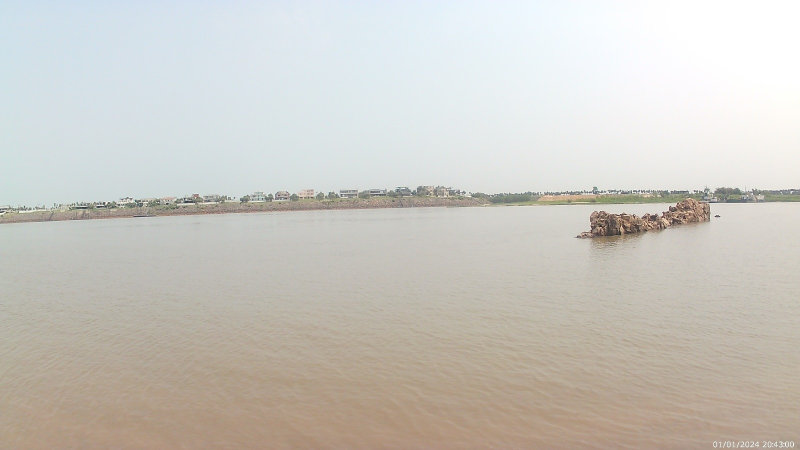
#> input picture assets/images/akaso2.jpeg, 1600 x 900 px, found by its file name (shown at 1/2 size)
$ jupyter execute deteccion_pixeles.ipynb
#> lines starting #> are read from the running program, lines starting #| are printed output that depends on the picture
[cell 1]
from PIL import Image
import matplotlib.pyplot as plt
import os
# Open an image file
image_path = 'C:\\Users\\Koki\\Documents\\Tesis Liz\\detector-obstaculos-logica-difusa\\assets\\images\\akaso2.jpeg'
print(image_path)


if os.path.exists(image_path):
    print("El archivo existe.")
else:
    print("El archivo NO existe.")

image = Image.open(image_path)
#> image is the input picture: PIL image 1600x900 RGB; mean R, G, B 203.1, 200.4, 193.9
# Resize the image to 256x192 pixels
image = image.resize((256, 192))
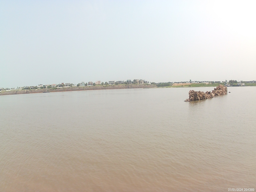
#> image: PIL image 256x192 RGB; mean R, G, B 203.1, 200.4, 193.9
# Display the image
plt.imshow(image)
plt.axis('off')  # Hide axes
plt.show()

[cell 2]
import numpy as np
# Convertir la imagen a un array numpy
image_array = np.array(image)

# Separar los canales RGB
red_channel = image_array[86:, :, 0]
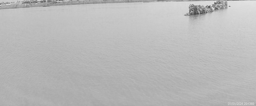
#> red_channel: shape (106, 256); min 72, max 227, mean 185.7
green_channel = image_array[86:, :, 1]
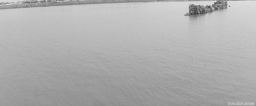
#> green_channel: shape (106, 256); min 64, max 226, mean 175.6
blue_channel = image_array[86:, :, 2]
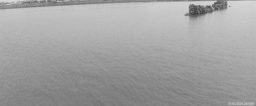
#> blue_channel: shape (106, 256); min 61, max 216, mean 162.1

# Mostrar los canales separados
fig, axes = plt.subplots(1, 3, figsize=(15, 5))
axes[0].imshow(red_channel, cmap='Reds')
axes[0].set_title('Red Channel')
axes[0].axis('off')

axes[1].imshow(green_channel, cmap='Greens')
axes[1].set_title('Green Channel')
axes[1].axis('off')

axes[2].imshow(blue_channel, cmap='Blues')
axes[2].set_title('Blue Channel')
axes[2].axis('off')

plt.show()

[cell 3]
red_channel.flatten()

[cell 4]
import statistics
from time import time
a = time()
print("Red: ",np.bincount(red_channel.flatten()).argmax())
#| Red:  177
print("Green: ",np.bincount(green_channel.flatten()).argmax())
#| Green:  192
print("Blue: ",np.bincount(blue_channel.flatten()).argmax())
#| Blue:  194
b = time()

print(1/(b-a))

[cell 5]
red_channel[red_channel < 177-30].shape
#> Out = (347,)

[cell 6]
green_channel[green_channel < 192-60].shape
#> Out = (309,)

[cell 7]
blue_channel[blue_channel < 194-80].shape
#> Out = (250,)

[cell 8]
from collections import Counter

# Convert the image to a list of pixels
pixels = list(image.getdata())
#> pixels = 49152 items

# Count the occurrences of each pixel
pixel_counts = Counter(pixels)
#> pixel_counts = 11655 items

# Create a sorted list of pixels by occurrence in descending order
sorted_pixel_counts = sorted(pixel_counts.items(), key=lambda x: x[1], reverse=True)
#> sorted_pixel_counts = 11655 items

# Display the sorted list of pixels with their occurrences
for pixel, count in sorted_pixel_counts:
    print(f'Pixel: {pixel}, Occurrences: {count}')
#> this loop made 11655 passes
#> (pixel, count) on passes 1 to 3: ((255, 255, 255), 1203), ((254, 254, 254), 231), ((213, 223, 225), 132)
#| Pixel: (255, 255, 255), Occurrences: 1203
#| Pixel: (254, 254, 254), Occurrences: 231
#| Pixel: (213, 223, 225), Occurrences: 132
#| Pixel: (212, 222, 224), Occurrences: 117
#| Pixel: (214, 223, 228), Occurrences: 110
#| Pixel: (252, 252, 254), Occurrences: 72
#| Pixel: (211, 221, 223), Occurrences: 72
#| Pixel: (214, 224, 226), Occurrences: 71
#> (further printed lines are left out)

[cell 9]
pixels

[cell 10]
import numpy as np

# Convert the list of pixels to a numpy array for easier manipulation
pixels_array = np.array(pixels)

# Define the initial centroids (we'll use the first, middle, and last pixel as initial centroids)
centroids = np.array([pixels_array[256*(192//4)+(256//2)], pixels_array[len(pixels_array) // 2+(256//2)], pixels_array[256*(192//4*3)+(256//2)]])
#> centroids = [[224, 234, 236], [201, 200, 195], [182, 170, 154]]
# centroids = np.array([pixels_array[0], pixels_array[-1]])

# Function to calculate the euclidean distance between two points
def euclidean_distance(a, b):
    return np.linalg.norm(a - b)

# Function to assign pixels to the nearest centroid
def assign_pixels_to_centroids(pixels, centroids):
    clusters = {i: [] for i in range(len(centroids))}
    for pixel in pixels:
        distances = [euclidean_distance(pixel, centroid) for centroid in centroids]
        closest_centroid = np.argmin(distances)
        clusters[closest_centroid].append(pixel)
    return clusters

# Assign pixels to the nearest centroid
clusters = assign_pixels_to_centroids(pixels_array, centroids)
#> in assign_pixels_to_centroids, `clusters = {i: [] for i in range(len(centroids))}`: clusters = {0: [], 1: [], 2: []}
#> the loop in assign_pixels_to_centroids, `for pixel in pixels:` made 49152 passes
#> (pixel, distances) on passes 1 to 3: ([202, 222, 236], [25.06, 46.54, 99.14]), ([204, 222, 234], [23.41, 44.88, 97.92]), ([204, 221, 235], [23.87, 45.28, 98.21])
#> clusters = 3 items

# Print the number of pixels in each cluster
for i, cluster in clusters.items():
    print(f'Cluster {i+1}: {len(cluster)} pixels')
#> this loop made 3 passes

[cell 11]
centroids
#> Out has the same summary as centroids

[cell 12]
# Crear una copia de la imagen original
image_cluster_1 = image.copy()
pixels_cluster_1 = image_cluster_1.load()

# Obtener los píxeles del cluster 1
cluster_1_pixels = set(map(tuple, clusters[1]))
#> cluster_1_pixels = 2328 items

# Recorrer cada píxel de la imagen y pintar de negro los que no estén en el cluster 1
for y in range(image_cluster_1.height):
    for x in range(image_cluster_1.width):
        if pixels_cluster_1[x, y] not in cluster_1_pixels:
            pixels_cluster_1[x, y] = (0, 0, 0)

# Mostrar la imagen resultante
plt.imshow(image_cluster_1)
plt.axis('off')  # Ocultar los ejes
plt.show()
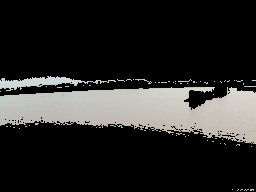
#> shown: shape (192, 256, 3); mean R, G, B 41.3, 41, 39.5

[cell 13]
# Obtener los píxeles de la imagen redimensionada
pixels_resized = list(image.getdata())
#> pixels_resized = 49152 items

# Convertir los píxeles a un array numpy para facilitar la manipulación
pixels_resized_array = np.array(pixels_resized).reshape((192, 256, 3))

# Extraer los píxeles de la izquierda, derecha y centro
left_pixels = pixels_resized_array[76:116, 0, :].tolist()
#> left_pixels = 40 items, first 6: [206, 220, 220], [205, 220, 219], [208, 219, 219], [207, 219, 219], [204, 218, 219], [205, 218, 218]
right_pixels = pixels_resized_array[76:116, -1, :].tolist()
#> right_pixels = 40 items, first 6: [237, 234, 227], [235, 232, 225], [234, 231, 225], [234, 231, 224], [215, 213, 210], [141, 143, 146]
center_pixels = pixels_resized_array[76:116, 256 // 2, :].tolist()
#> center_pixels = 40 items, first 6: [216, 222, 221], [216, 220, 221], [218, 220, 220], [201, 208, 202], [165, 175, 173], [139, 146, 148]

# Mostrar las listas de píxeles
print("Left Pixels:", left_pixels)
print("Right Pixels:", right_pixels)
print("Center Pixels:", center_pixels)

[cell 14]
192//2

[cell 15]
def find_largest_jump(pixels_list):
    max_jump = 0
    max_jump_index = 0
    for i in range(1, len(pixels_list)):
        jump = np.linalg.norm(np.array(pixels_list[i]) - np.array(pixels_list[i-1]))
        if jump > max_jump:
            max_jump = jump
            max_jump_index = i + 76
    return max_jump_index

# Encontrar el salto más grande en cada lista de píxeles
left_max_jump_index = find_largest_jump(left_pixels)
#> the loop in find_largest_jump, `for i in range(1, len(pixels_list)):` made 39 passes
#> (jump, max_jump) on passes 1, 2, 11, 12, 13, 15: (1.41, 1.41), (3.16, 3.16), (10.3, 10.3), (21.21, 21.21), (95.71, 95.71), (103, 103)
#> jump on passes 3 to 8: 1, 3.16, 1.41, 2.45, 1.73, 1
#> after the loop in find_largest_jump, `for i in range(1, len(pixels_list)):`: max_jump = 103; max_jump_index = 91
#> left_max_jump_index = 91
right_max_jump_index = find_largest_jump(right_pixels)
#> the loop in find_largest_jump (call 2), `for i in range(1, len(pixels_list)):` made 39 passes
#> (jump, max_jump) on passes 1, 4, 5: (3.46, 3.46), (29.68, 29.68), (120.3, 120.3)
#> jump on passes 2, 3, 6, 7, 8, 9: 1.41, 1, 16.55, 15.39, 11.45, 6.08
#> right_max_jump_index = 81
center_max_jump_index = find_largest_jump(center_pixels)
#> center_max_jump_index = 89

print(f'Left Pixels Max Jump Index: {left_max_jump_index}')
print(f'Right Pixels Max Jump Index: {right_max_jump_index}')
print(f'Center Pixels Max Jump Index: {center_max_jump_index}')

[cell 16]
def fuzzy_difference(a, b):
    return np.sum(np.abs(a - b))

def find_largest_fuzzy_jump(pixels_list):
    max_jump = 0
    max_jump_index = 0
    for i in range(1, len(pixels_list)):
        jump = fuzzy_difference(np.array(pixels_list[i]), np.array(pixels_list[i-1]))
        if jump > max_jump:
            max_jump = jump
            max_jump_index = i + 76
    return max_jump_index

# Encontrar el salto más grande en cada lista de píxeles utilizando lógica difusa
left_max_fuzzy_jump_index = find_largest_fuzzy_jump(left_pixels)
#> the loop in find_largest_fuzzy_jump, `for i in range(1, len(pixels_list)):` made 39 passes
#> (jump, max_jump) on passes 1, 2, 9, 11, 12, 13, 15: (2, 2), (4, 4), (5, 5), (14, 14), (34, 34), (165, 165), (177, 177)
#> jump on passes 3 to 8: 1, 4, 2, 4, 3, 1
#> after the loop in find_largest_fuzzy_jump, `for i in range(1, len(pixels_list)):`: max_jump = 177; max_jump_index = 91
#> left_max_fuzzy_jump_index = 91
right_max_fuzzy_jump_index = find_largest_fuzzy_jump(right_pixels)
#> the loop in find_largest_fuzzy_jump (call 2), `for i in range(1, len(pixels_list)):` made 39 passes
#> (jump, max_jump) on passes 1, 4, 5: (6, 6), (51, 51), (208, 208)
#> jump on passes 2, 3, 6, 7, 8, 9: 2, 1, 28, 25, 15, 7
#> right_max_fuzzy_jump_index = 81
center_max_fuzzy_jump_index = find_largest_fuzzy_jump(center_pixels)
#> center_max_fuzzy_jump_index = 89

print(f'Left Pixels Max Fuzzy Jump Index: {left_max_fuzzy_jump_index}')
print(f'Right Pixels Max Fuzzy Jump Index: {right_max_fuzzy_jump_index}')
print(f'Center Pixels Max Fuzzy Jump Index: {center_max_fuzzy_jump_index}')

[cell 17]
from PIL import ImageDraw

# Crear una copia de la imagen redimensionada original
image_with_lines = image.copy()
draw = ImageDraw.Draw(image_with_lines)

# Obtener las coordenadas de los puntos
left_point = (0, left_max_fuzzy_jump_index)
#> left_point = (0, 91)
center_point = (256//2,center_max_fuzzy_jump_index)
#> center_point = (128, 89)
right_point = (255, right_max_fuzzy_jump_index)
#> right_point = (255, 81)

# Dibujar las líneas que conectan los puntos
draw.line([left_point,center_point, right_point], fill="red", width=2)

# Mostrar la imagen resultante
plt.imshow(image_with_lines)
plt.axis('off')  # Ocultar los ejes
plt.show()
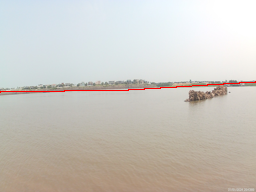
#> shown: shape (192, 256, 3); mean R, G, B 203.6, 199.5, 193.1

[cell 18]
# Crear una máscara para la parte inferior de la imagen
mask = Image.new('L', image.size, 0)
#> mask: PIL image 256x192 L; every value is 0
draw_mask = ImageDraw.Draw(mask)
draw_mask.polygon([left_point, center_point, right_point, (image.width, image.height), (0, image.height)], fill=255)

# Aplicar la máscara a la imagen original
image_below_line = Image.composite(image, Image.new('RGB', image.size, (0, 0, 0)), mask)
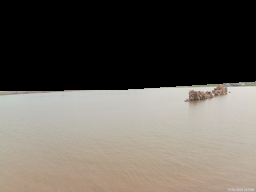
#> image_below_line: PIL image 256x192 RGB; mean R, G, B 100.8, 95.3, 87.9

# Recortar la imagen para eliminar la parte negra de arriba
min_y = min(left_point[1], center_point[1], right_point[1])
#> min_y = 81
cropped_image = image_below_line.crop((0, min_y, image.width, image.height))
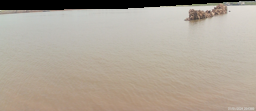
#> cropped_image: PIL image 256x111 RGB; mean R, G, B 174.4, 164.8, 152.1

# Mostrar la imagen resultante
plt.imshow(cropped_image)
plt.axis('off')  # Ocultar los ejes
plt.show()

[cell 19]
def initialize_membership_matrix(n_pixels, n_clusters):
    membership_matrix = np.random.dirichlet(np.ones(n_clusters), size=n_pixels)
    return membership_matrix

def calculate_cluster_centers(pixels, membership_matrix, n_clusters, m):
    cluster_centers = []
    for j in range(n_clusters):
        numerator = np.sum((membership_matrix[:, j] ** m)[:, np.newaxis] * pixels, axis=0)
        denominator = np.sum(membership_matrix[:, j] ** m)
        cluster_centers.append(numerator / denominator)
    return np.array(cluster_centers)

def update_membership_matrix(pixels, cluster_centers, n_clusters, m, height, width):
    membership_matrix = np.zeros((len(pixels), n_clusters))
    for i in range(len(pixels)):
        if np.array_equal(pixels[i], [0, 0, 0]):
            continue
        for j in range(n_clusters):
            numerator = np.linalg.norm(pixels[i] - cluster_centers[j])
            denominator = np.sum([(numerator / np.linalg.norm(pixels[i] - cluster_centers[k])) ** (2 / (m - 1)) for k in range(n_clusters)])
            membership_matrix[i, j] = 1 / denominator
        # Adjust membership based on vertical position
        y = i // width
        membership_matrix[i, 0] *= (1 + y / height)  # Increase probability of water for lower pixels
        membership_matrix[i, 1] *= (1 - y / height)  # Decrease probability of stones for lower pixels
    return membership_matrix

def fuzzy_c_means(pixels, n_clusters, m=2, max_iter=100, error=1e-5):
    n_pixels = len(pixels)
    height = cropped_image.height
    width = cropped_image.width
    membership_matrix = initialize_membership_matrix(n_pixels, n_clusters)
    for _ in range(max_iter):
        cluster_centers = calculate_cluster_centers(pixels, membership_matrix, n_clusters, m)
        new_membership_matrix = update_membership_matrix(pixels, cluster_centers, n_clusters, m, height, width)
        if np.linalg.norm(new_membership_matrix - membership_matrix) < error:
            break
        membership_matrix = new_membership_matrix
    return cluster_centers, membership_matrix

# Convertir la imagen recortada a una lista de píxeles
cropped_pixels = list(cropped_image.getdata())
#> cropped_pixels = 28416 items
cropped_pixels_array = np.array(cropped_pixels)

# Aplicar Fuzzy C-Means para segmentar los píxeles del agua y las piedras
n_clusters = 2  # Agua y piedras
cluster_centers, membership_matrix = fuzzy_c_means(cropped_pixels_array, n_clusters)
#> in fuzzy_c_means, `n_pixels = len(pixels)`: n_pixels = 28416
#> in initialize_membership_matrix, `membership_matrix = np.random.dirichlet(np.ones(n_clusters), size=n_pi..`: membership_matrix = 28416 pairs, first value 3.41e-05 to 1, second value 5.2e-05 to 1
#> the loop in fuzzy_c_means, `for _ in range(max_iter):` made 14 passes
#> cluster_centers on passes 1 to 12: [[174.1, 164.5, 151.7], [174.8, 165.3, 152.6]], [[183.2, 169.9, 154.3], [191.7, 187.2, 177.9]], [[179.1, 162.5, 144.3], [196.4, 193.8, 186.2]], [[178.1, 160.4, 141.7], [197.9, 195.5, 188.2]], [[177.9, 160, 141.3], [198.2, 195.8, 188.5]], [[177.9, 160, 141.2], [198.2, 195.9, 188.5]], [[177.9, 160, 141.2], [198.2, 195.9, 188.6]], [[177.9, 160, 141.2], [198.2, 195.9, 188.6]], [[177.9, 160, 141.2], [198.2, 195.9, 188.6]], [[177.9, 160, 141.2], [198.2, 195.9, 188.6]], [[177.9, 160, 141.2], [198.2, 195.9, 188.6]], [[177.9, 160, 141.2], [198.2, 195.9, 188.6]]
#> cluster_centers = [[177.9, 160, 141.2], [198.2, 195.9, 188.6]]; membership_matrix = 28416 pairs, first value 0 to 1.98, second value 0 to 0.954

# Asignar cada píxel al cluster con mayor pertenencia
segmented_pixels = np.argmax(membership_matrix, axis=1)

# Crear una nueva imagen segmentada
segmented_image = cropped_image.copy()
segmented_pixels_image = segmented_image.load()

for y in range(segmented_image.height):
    for x in range(segmented_image.width):
        pixel_index = y * segmented_image.width + x
        if np.array_equal(cropped_pixels_array[pixel_index], [0, 0, 0]):
            continue
        if segmented_pixels[pixel_index] == 0:
            segmented_pixels_image[x, y] = (0, 0, 255)  # Agua en azul
        else:
            segmented_pixels_image[x, y] = (255, 0, 0)  # Piedras en rojo

# Mostrar la imagen segmentada
plt.imshow(segmented_image)
plt.axis('off')  # Ocultar los ejes
plt.show()
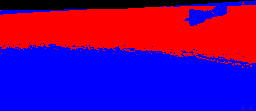
#> shown: shape (111, 256, 3); mean R, G, B 95, 0, 144
